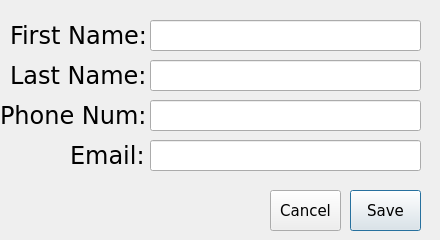
<?xml version="1.0" encoding="UTF-8"?>
<ui version="4.0">
 <class>CustomerDialog</class>
 <widget class="QDialog" name="CustomerDialog">
  <property name="geometry">
   <rect>
    <x>0</x>
    <y>0</y>
    <width>440</width>
    <height>240</height>
   </rect>
  </property>
  <property name="windowTitle">
   <string>Customer</string>
  </property>
  <widget class="QLabel" name="lblLastName">
   <property name="geometry">
    <rect>
     <x>10</x>
     <y>60</y>
     <width>141</width>
     <height>31</height>
    </rect>
   </property>
   <property name="font">
    <font>
     <family>Bitstream Vera Sans</family>
     <pointsize>18</pointsize>
    </font>
   </property>
   <property name="text">
    <string>Last Name:</string>
   </property>
  </widget>
  <widget class="QLineEdit" name="txtLastName">
   <property name="geometry">
    <rect>
     <x>150</x>
     <y>60</y>
     <width>271</width>
     <height>31</height>
    </rect>
   </property>
   <property name="font">
    <font>
     <family>Bitstream Vera Sans</family>
     <pointsize>14</pointsize>
    </font>
   </property>
  </widget>
  <widget class="QLabel" name="lblFirstName">
   <property name="geometry">
    <rect>
     <x>10</x>
     <y>20</y>
     <width>151</width>
     <height>31</height>
    </rect>
   </property>
   <property name="font">
    <font>
     <family>Bitstream Vera Sans</family>
     <pointsize>18</pointsize>
    </font>
   </property>
   <property name="text">
    <string>First Name:</string>
   </property>
  </widget>
  <widget class="QPushButton" name="btnSave">
   <property name="geometry">
    <rect>
     <x>350</x>
     <y>190</y>
     <width>71</width>
     <height>41</height>
    </rect>
   </property>
   <property name="font">
    <font>
     <family>Bitstream Vera Sans</family>
     <pointsize>11</pointsize>
    </font>
   </property>
   <property name="text">
    <string>Save</string>
   </property>
  </widget>
  <widget class="QLineEdit" name="txtPhoneNumber">
   <property name="geometry">
    <rect>
     <x>150</x>
     <y>100</y>
     <width>271</width>
     <height>31</height>
    </rect>
   </property>
   <property name="font">
    <font>
     <family>Bitstream Vera Sans</family>
     <pointsize>14</pointsize>
    </font>
   </property>
  </widget>
  <widget class="QLabel" name="lblUserType">
   <property name="geometry">
    <rect>
     <x>70</x>
     <y>140</y>
     <width>81</width>
     <height>31</height>
    </rect>
   </property>
   <property name="font">
    <font>
     <family>Bitstream Vera Sans</family>
     <pointsize>18</pointsize>
    </font>
   </property>
   <property name="text">
    <string>Email:</string>
   </property>
  </widget>
  <widget class="QLabel" name="lblPhoneNumber">
   <property name="geometry">
    <rect>
     <x>0</x>
     <y>100</y>
     <width>151</width>
     <height>31</height>
    </rect>
   </property>
   <property name="font">
    <font>
     <family>Bitstream Vera Sans</family>
     <pointsize>18</pointsize>
    </font>
   </property>
   <property name="text">
    <string>Phone Num:</string>
   </property>
  </widget>
  <widget class="QLineEdit" name="txtFirstName">
   <property name="geometry">
    <rect>
     <x>150</x>
     <y>20</y>
     <width>271</width>
     <height>31</height>
    </rect>
   </property>
   <property name="font">
    <font>
     <family>Bitstream Vera Sans</family>
     <pointsize>14</pointsize>
    </font>
   </property>
  </widget>
  <widget class="QPushButton" name="btnCancel">
   <property name="geometry">
    <rect>
     <x>270</x>
     <y>190</y>
     <width>71</width>
     <height>41</height>
    </rect>
   </property>
   <property name="font">
    <font>
     <family>Bitstream Vera Sans</family>
     <pointsize>11</pointsize>
    </font>
   </property>
   <property name="text">
    <string>Cancel</string>
   </property>
  </widget>
  <widget class="QLineEdit" name="txtEmail">
   <property name="geometry">
    <rect>
     <x>150</x>
     <y>140</y>
     <width>271</width>
     <height>31</height>
    </rect>
   </property>
   <property name="font">
    <font>
     <family>Bitstream Vera Sans</family>
     <pointsize>14</pointsize>
    </font>
   </property>
  </widget>
 </widget>
 <tabstops>
  <tabstop>txtFirstName</tabstop>
  <tabstop>txtLastName</tabstop>
  <tabstop>txtPhoneNumber</tabstop>
  <tabstop>txtEmail</tabstop>
  <tabstop>btnCancel</tabstop>
  <tabstop>btnSave</tabstop>
 </tabstops>
 <resources/>
 <connections/>
</ui>
